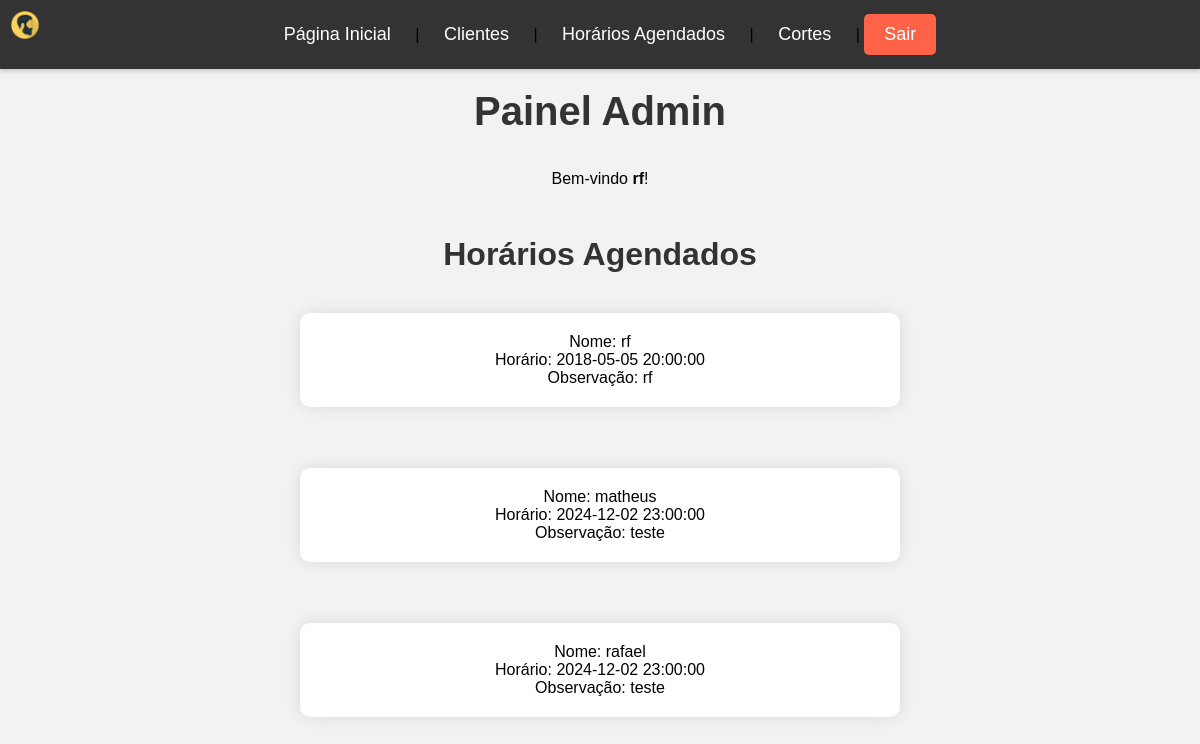
The page /admin/admin.php?pg=horarios_agendados (signed in) on the database its author committed.
### tables this page shows
CREATE TABLE `agenda` (
  `horario` datetime NOT NULL,
  `nome` varchar(100) NOT NULL,
  `observacao` text NOT NULL
);

### admin/horarios_agendados.php (the view, shortened to what this page needs)
<head>
    <link rel="stylesheet" href="../estilo/horarios_agendados.css">
</head>
<body>
    <header>
        <h3>Horários Agendados</h3>
    </header>
    <div class="main-content">
        <?php
            include_once("../config.inc.php");
            $sql = mysqli_query($conexao, "SELECT * FROM agenda");
            while($agenda = mysqli_fetch_array($sql)) {
                echo "<div class='agenda-details'>";
                echo "Nome: " . $agenda['nome'] . "<br>";
                echo "Horário: " . $agenda['horario'] . "<br>";
                echo "Observação: " . $agenda['observacao'] . "<br>";
                echo "</div><hr>";
            }
        ?>
    </div>
</body>

### estilo/admin.css (style rules this page uses)
body { margin: 0; font-family: Arial, sans-serif; background-color: #f2f2f2; display: flex; flex-direction: column; align-items: center; padding-top: 100px; }
.main-content { width: 90%; max-width: 1000px; margin-top: 20px; }

### estilo/horarios_agendados.css (style rules this page uses)
body { margin: 0; font-family: Arial, sans-serif; background-color: #f2f2f2; display: flex; justify-content: center; align-items: center; min-height: 100vh; padding: 20px; }
h3 { color: #333; text-align: center; font-size: 2em; margin-bottom: 20px; }
.main-content { display: flex; flex-direction: column; align-items: center; width: 100%; }
.agenda-details { background-color: #ffffff; padding: 20px; border-radius: 10px; box-shadow: 0 0 15px rgba(0, 0, 0, 0.1); margin-bottom: 20px; width: 100%; max-width: 600px; text-align: center; box-sizing: border-box; }

### rows shown on the page
agenda: nome "rf", horario "2018-05-05 20:00:00", observacao "rf"
agenda: nome "matheus", horario "2024-12-02 23:00:00", observacao "teste"
agenda: nome "rafael", horario "2024-12-02 23:00:00", observacao "teste"

### other values the page prints
$_SESSION[usuario] "rf"
